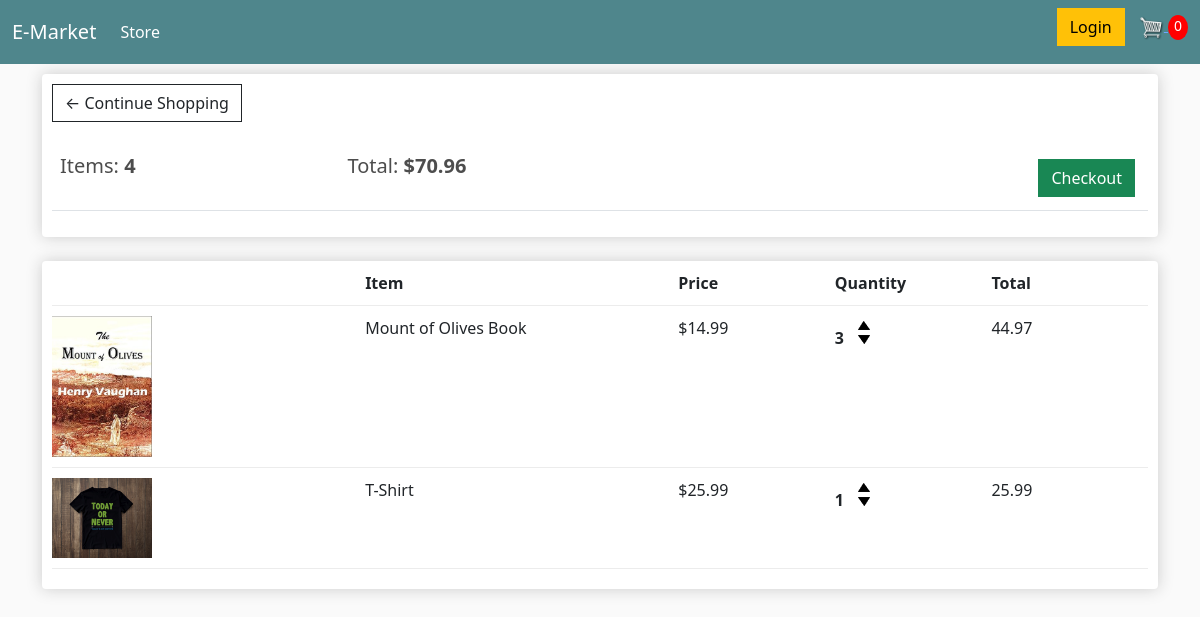
The page /cart/ (signed in) on the database as committed earlier.
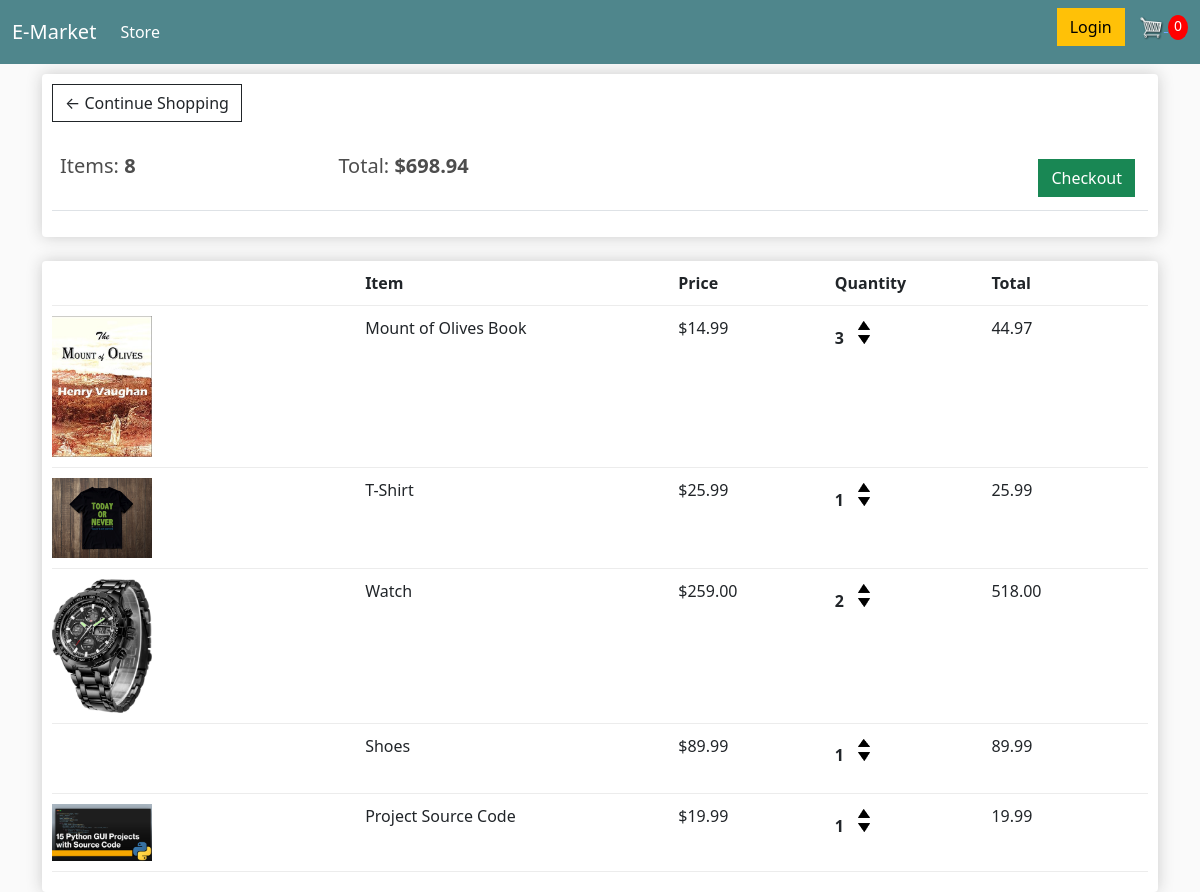
The same page on the database as committed later.
### store/models.py (models this page shows, shortened)
class Order(models.Model):
    customer = models.ForeignKey(
        Customer, on_delete=models.SET_NULL, null=True, blank=True)
    date_ordered = models.DateTimeField(auto_now_add=True)
    complete = models.BooleanField(default=False)
    transaction_id = models.CharField(max_length=100, null=True)
    @property
    def get_cart_total(self):
        orderitems = self.orderitem_set.all()
        total = sum([item.get_total for item in orderitems])
        return total
    @property
    def get_cart_items(self):
        orderitems = self.orderitem_set.all()
        total_quantity = sum([item.quantity for item in orderitems])
        return total_quantity

class OrderItem(models.Model):
    product = models.ForeignKey(Product, on_delete=models.SET_NULL, null=True)
    order = models.ForeignKey(Order, on_delete=models.SET_NULL, null=True)
    quantity = models.IntegerField(default=0, null=True, blank=True)
    date_added = models.DateTimeField(auto_now_add=True)
    @property
    def get_total(self):
        total = self.product.price * self.quantity
        return total

class Product(models.Model):
    name = models.CharField(max_length=200)
    price = models.DecimalField(max_digits=10, decimal_places=2)
    digital = models.BooleanField(default=False, null=True, blank=True)
    image = models.ImageField(null=True, blank=True, upload_to='images')
    @property
    def imageURL(self):
        try:
            url = self.image.url
        except:
            url = ''
        return url

### store/views.py (the view)
# urls.py: path('cart/', views.cart, name='cart'),
def cart(request):
    if request.user.is_authenticated:
        customer = request.user.customer
        order, created = Order.objects.get_or_create(
            customer=customer, complete=False)
        items = order.orderitem_set.all()
    else:
        items = []
        order = {'get_cart_total': 0, 'get_cart_items': 0}
    context = {'items': items, 'order': order}
    return render(request, 'store/cart.html', context)

### store/templates/store/cart.html
{% extends 'store/main.html' %}
{% load static %}
{% block content %}
   <div class="row">
    <div class="col-lg-12">
        <div class="box-element">
            <a class="btn btn-outline-dark" href="{% url 'store' %}">&#x2190; Continue Shopping</a>
            <br>
            <br>
            <table class="table">
                <tr>
                    <th><h5>Items: <strong>{{order.get_cart_items}}</strong></h5></th>
                    <th><h5>Total: <strong>${{order.get_cart_total}}</strong></h5></th>
                    <th>
                        <a style="float: right; margin: 5px;" class="btn btn-success" href="{% url 'checkout' %}">Checkout</a>
                    </th>
                </tr>
            </table>
        </div>
        <br>
        <div class="box-element">
            <div class="cart-row">
                <div style="flex:2"></div>
                <div style="flex:2"><strong>Item</strong></div>
                <div style="flex:1"><strong>Price</strong></div>
                <div style="flex:1"><strong>Quantity</strong></div>
                <div style="flex:1"><strong>Total</strong></div>
            </div>
            {% for item in items %}
            <div class="cart-row">
                <div style="flex:2"><img class="row-image" src="{{item.product.imageURL}}" alt=""></div>
                <div style="flex:2">{{item.product.name}}</div>
                <div style="flex:1">${{item.product.price}}</div>
                <div style="flex:1">
                    <p class="quantity">{{item.quantity}}</p>
                    <div class="quantity">
                        <img class="chg-quantity" src="{% static 'images/arrow-up.png' %}" alt="">
                        <img class="chg-quantity" src="{% static 'images/arrow-down.png' %}" alt="">
                    </div>
                </div>
                <div style="flex:1">{{item.get_total}}</div>
            </div>
            {% endfor %}
        </div>
    </div>
   </div>
{% endblock content %}

### store/templates/store/main.html (shortened to what this page needs)
{% load static %}
<!DOCTYPE html>
<html lang="en">
<head>
    <link href="https://cdn.jsdelivr.net/npm/bootstrap@5.3.2/dist/css/bootstrap.min.css" rel="stylesheet">
    <link rel="stylesheet" type="text/css" href="{% static 'css/main.css' %}">
</head>
<body>
    <nav class="navbar navbar-expand-lg bg-body-tertiary bg-dark" data-bs-theme="dark">
        <div class="container-fluid">
          <a class="navbar-brand" href="{% url 'store' %}">E-Market</a>
          <div class="collapse navbar-collapse" id="navbarSupportedContent">
            <ul class="navbar-nav me-auto mb-2 mb-lg-0">
              <li class="nav-item">
                <a class="nav-link active" aria-current="page" href="{% url 'store' %}">Store</a>
              </li>
            </ul>
            <div class="form-inline my-2 my-lg-0">
                <a href="#"class="btn btn-warning">Login</a>
                <a href="{% url 'cart' %}">
                   <img  id="cart-icon" src="{% static 'images/cart.png' %}">
               </a>
               <p id="cart-total">0</p>
           </div>
          </div>
        </div>
      </nav>
    <div class="container">
        {% block content %}
        {% endblock content %}
    </div>
</body>
</html>

### static/css/main.css (style rules this page uses)
body { background-color: hsl(0, 0%, 98%); }
h1,h2,h3,h4,h5,h6 { color:hsl(0, 0%, 30%); }
.box-element { box-shadow:hsl(0, 0%, 80%) 0 0 16px; background-color: #fff; border-radius: 4px; padding: 10px; }
.bg-dark { background-color: #4f868c!important; }
#cart-icon { width:25px; display: inline-block; margin-left: 10px; }
#cart-total { display: inline-block; text-align: center; color:#fff; background-color: red; width: 20px; height: 25px; border-radius: 50%; font-size: 14px; }
.col-lg-4, .col-lg-6, .col-lg-8, .col-lg-12 { margin-top: 10px; }
.btn { border-radius: 0; }
.row-image { width: 100px; }
.cart-row { display: flex; align-items: flex-stretch; padding-bottom: 10px; margin-bottom: 10px; border-bottom: 1px solid #ececec; }
.quantity { display: inline-block; font-weight: 700; padding-right:10px; }
.chg-quantity { width: 12px; cursor: pointer; display: block; margin-top: 5px; transition:.1s; }

Rows that differ between the two databases and show on the page:
computed for Order: get_cart_items "4" → "8"; get_cart_total "70.96" → "698.94"
added OrderItem: product.imageURL (picture), product.name "Watch", product.price "259.00", quantity "2", get_total "518.00"
added OrderItem: product.name "Shoes", product.price "89.99", quantity "1", get_total "89.99"
added OrderItem: product.imageURL (picture), product.name "Project Source Code", product.price "19.99", quantity "1", get_total "19.99"
